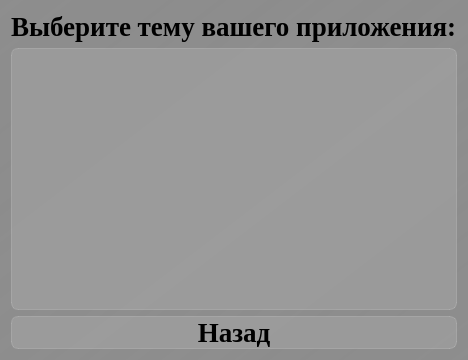
<?xml version="1.0" encoding="UTF-8"?>
<ui version="4.0">
 <class>Dialog_choose_theme</class>
 <widget class="QDialog" name="Dialog_choose_theme">
  <property name="geometry">
   <rect>
    <x>0</x>
    <y>0</y>
    <width>354</width>
    <height>360</height>
   </rect>
  </property>
  <property name="windowTitle">
   <string>Темы приложения</string>
  </property>
  <property name="styleSheet">
   <string notr="true">background-color: qlineargradient(spread:pad, x1:1, y1:1, x2:0, y2:0, stop:0 rgba(141, 141, 141, 255), stop:0.427447 rgba(141, 141, 141, 235), stop:1 rgba(141, 141, 141, 255));
font-family: Liberation Serif;</string>
  </property>
  <layout class="QVBoxLayout" name="verticalLayout">
   <item>
    <widget class="QLabel" name="label_choose_theme">
     <property name="styleSheet">
      <string notr="true">text-align: center;
font-weight: bold;
font-size: 20pt;
background-color: none;</string>
     </property>
     <property name="text">
      <string>Выберите тему вашего приложения:</string>
     </property>
     <property name="wordWrap">
      <bool>false</bool>
     </property>
    </widget>
   </item>
   <item>
    <widget class="QListWidget" name="listWidget_list_of_themes">
     <property name="styleSheet">
      <string notr="true">QListView {
font-weight: bold;
font-size: 20pt;
background-color: rgba(255, 255, 255, 30);
border: 1px solid rgba(255, 255, 255, 40);
border-radius: 7px;
}

QListView::item:selected {
border: none;
color: rgb(255, 255, 255);
background-color: rgba(255, 255, 255, 50);
}</string>
     </property>
    </widget>
   </item>
   <item>
    <widget class="QPushButton" name="pushButton_back">
     <property name="styleSheet">
      <string notr="true">QPushButton {
font-weight: bold;
font-size: 20pt;
text-align: center;
background-color: rgba(255, 255, 255, 30);
border: 1px solid rgba(255, 255, 255, 40);
border-radius: 7px;
}

QPushButton:hover {
background-color: rgba(255, 255, 255, 40);
}
QPushButton:pressed {
background-color: rgba(255, 255, 255, 70);
}</string>
     </property>
     <property name="text">
      <string>Назад</string>
     </property>
    </widget>
   </item>
  </layout>
 </widget>
 <resources/>
 <connections/>
</ui>
